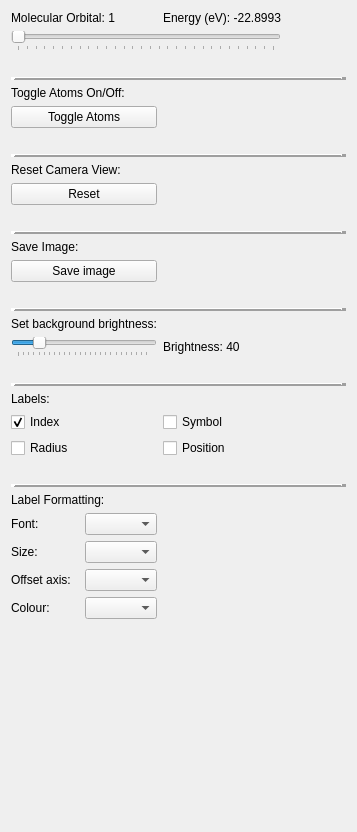
          <widget class="QWidget" name="scrollAreaWidgetContents_2">
           <property name="geometry">
            <rect>
             <x>0</x>
             <y>0</y>
             <width>357</width>
             <height>832</height>
            </rect>
           </property>
           <layout class="QGridLayout" name="gridLayout_9">
            <item row="0" column="0" colspan="2">
             <widget class="QLabel" name="horizontalSliderLabel">
              <property name="text">
               <string>Molecular Orbital: 1</string>
              </property>
             </widget>
            </item>
            <item row="2" column="0">
             <spacer name="verticalSpacer_2">
              <property name="orientation">
               <enum>Qt::Vertical</enum>
              </property>
              <property name="sizeType">
               <enum>QSizePolicy::Fixed</enum>
              </property>
              <property name="sizeHint" stdset="0">
               <size>
                <width>20</width>
                <height>20</height>
               </size>
              </property>
             </spacer>
            </item>
            <item row="3" column="0" colspan="4">
             <widget class="Line" name="line_8">
              <property name="frameShadow">
               <enum>QFrame::Raised</enum>
              </property>
              <property name="lineWidth">
               <number>5</number>
              </property>
              <property name="orientation">
               <enum>Qt::Horizontal</enum>
              </property>
             </widget>
            </item>
            <item row="4" column="0" colspan="2">
             <widget class="QLabel" name="label_7">
              <property name="text">
               <string>Toggle Atoms On/Off:</string>
              </property>
             </widget>
            </item>
            <item row="5" column="0" colspan="2">
             <widget class="QPushButton" name="toggleAtomsButton">
              <property name="text">
               <string>Toggle Atoms</string>
              </property>
              <property name="checkable">
               <bool>true</bool>
              </property>
              <property name="checked">
               <bool>false</bool>
              </property>
             </widget>
            </item>
            <item row="6" column="0">
             <spacer name="verticalSpacer_4">
              <property name="orientation">
               <enum>Qt::Vertical</enum>
              </property>
              <property name="sizeType">
               <enum>QSizePolicy::Fixed</enum>
              </property>
              <property name="sizeHint" stdset="0">
               <size>
                <width>20</width>
                <height>20</height>
               </size>
              </property>
             </spacer>
            </item>
            <item row="7" column="0" colspan="4">
             <widget class="Line" name="line_9">
              <property name="frameShadow">
               <enum>QFrame::Raised</enum>
              </property>
              <property name="lineWidth">
               <number>5</number>
              </property>
              <property name="orientation">
               <enum>Qt::Horizontal</enum>
              </property>
             </widget>
            </item>
            <item row="8" column="0" colspan="2">
             <widget class="QLabel" name="label_26">
              <property name="text">
               <string>Reset Camera View:</string>
              </property>
             </widget>
            </item>
            <item row="9" column="0" colspan="2">
             <widget class="QPushButton" name="resetViewButton">
              <property name="text">
               <string>Reset</string>
              </property>
             </widget>
            </item>
            <item row="10" column="0">
             <spacer name="verticalSpacer_5">
              <property name="orientation">
               <enum>Qt::Vertical</enum>
              </property>
              <property name="sizeType">
               <enum>QSizePolicy::Fixed</enum>
              </property>
              <property name="sizeHint" stdset="0">
               <size>
                <width>20</width>
                <height>20</height>
               </size>
              </property>
             </spacer>
            </item>
            <item row="11" column="0" colspan="4">
             <widget class="Line" name="line_10">
              <property name="frameShadow">
               <enum>QFrame::Raised</enum>
              </property>
              <property name="lineWidth">
               <number>5</number>
              </property>
              <property name="orientation">
               <enum>Qt::Horizontal</enum>
              </property>
             </widget>
            </item>
            <item row="12" column="0">
             <widget class="QLabel" name="label_27">
              <property name="text">
               <string>Save Image:</string>
              </property>
             </widget>
            </item>
            <item row="13" column="0" colspan="2">
             <widget class="QPushButton" name="saveImageButton">
              <property name="text">
               <string>Save image</string>
              </property>
             </widget>
            </item>
            <item row="14" column="0">
             <spacer name="verticalSpacer_6">
              <property name="orientation">
               <enum>Qt::Vertical</enum>
              </property>
              <property name="sizeType">
               <enum>QSizePolicy::Fixed</enum>
              </property>
              <property name="sizeHint" stdset="0">
               <size>
                <width>20</width>
                <height>20</height>
               </size>
              </property>
             </spacer>
            </item>
            <item row="15" column="0" colspan="4">
             <widget class="Line" name="line_11">
              <property name="frameShadow">
               <enum>QFrame::Raised</enum>
              </property>
              <property name="lineWidth">
               <number>5</number>
              </property>
              <property name="orientation">
               <enum>Qt::Horizontal</enum>
              </property>
             </widget>
            </item>
            <item row="16" column="0" colspan="2">
             <widget class="QLabel" name="label_25">
              <property name="text">
               <string>Set background brightness:</string>
              </property>
             </widget>
            </item>
            <item row="17" column="0" colspan="2">
             <widget class="QSlider" name="brightnessSlider">
              <property name="minimum">
               <number>0</number>
              </property>
              <property name="maximum">
               <number>255</number>
              </property>
              <property name="singleStep">
               <number>10</number>
              </property>
              <property name="pageStep">
               <number>10</number>
              </property>
              <property name="value">
               <number>40</number>
              </property>
              <property name="orientation">
               <enum>Qt::Horizontal</enum>
              </property>
              <property name="tickPosition">
               <enum>QSlider::TicksBelow</enum>
              </property>
             </widget>
            </item>
            <item row="18" column="0">
             <spacer name="verticalSpacer_3">
              <property name="orientation">
               <enum>Qt::Vertical</enum>
              </property>
              <property name="sizeType">
               <enum>QSizePolicy::Fixed</enum>
              </property>
              <property name="sizeHint" stdset="0">
               <size>
                <width>20</width>
                <height>20</height>
               </size>
              </property>
             </spacer>
            </item>
            <item row="19" column="0" colspan="4">
             <widget class="Line" name="line_12">
              <property name="frameShadow">
               <enum>QFrame::Raised</enum>
              </property>
              <property name="lineWidth">
               <number>5</number>
              </property>
              <property name="orientation">
               <enum>Qt::Horizontal</enum>
              </property>
             </widget>
            </item>
            <item row="20" column="0">
             <widget class="QLabel" name="label_28">
              <property name="text">
               <string>Labels:</string>
              </property>
             </widget>
            </item>
            <item row="21" column="0">
             <widget class="QCheckBox" name="checkBoxIndex">
              <property name="text">
               <string>Index</string>
              </property>
              <property name="checked">
               <bool>true</bool>
              </property>
             </widget>
            </item>
            <item row="21" column="2">
             <widget class="QCheckBox" name="checkBoxSymbol">
              <property name="text">
               <string>Symbol</string>
              </property>
             </widget>
            </item>
            <item row="22" column="0">
             <widget class="QCheckBox" name="checkBoxRadius">
              <property name="text">
               <string>Radius</string>
              </property>
             </widget>
            </item>
            <item row="22" column="2">
             <widget class="QCheckBox" name="checkBoxPosition">
              <property name="text">
               <string>Position</string>
              </property>
             </widget>
            </item>
            <item row="23" column="0">
             <spacer name="verticalSpacer_7">
              <property name="orientation">
               <enum>Qt::Vertical</enum>
              </property>
              <property name="sizeType">
               <enum>QSizePolicy::Fixed</enum>
              </property>
              <property name="sizeHint" stdset="0">
               <size>
                <width>20</width>
                <height>20</height>
               </size>
              </property>
             </spacer>
            </item>
            <item row="24" column="0" colspan="4">
             <widget class="Line" name="line_13">
              <property name="frameShadow">
               <enum>QFrame::Raised</enum>
              </property>
              <property name="lineWidth">
               <number>5</number>
              </property>
              <property name="orientation">
               <enum>Qt::Horizontal</enum>
              </property>
             </widget>
            </item>
            <item row="25" column="0" colspan="2">
             <widget class="QLabel" name="label_29">
              <property name="text">
               <string>Label Formatting:</string>
              </property>
             </widget>
            </item>
            <item row="26" column="0">
             <widget class="QLabel" name="label_30">
              <property name="text">
               <string>Font:</string>
              </property>
             </widget>
            </item>
            <item row="26" column="1">
             <widget class="QComboBox" name="fontComboBox">
              <property name="currentText">
               <string/>
              </property>
              <property name="currentIndex">
               <number>-1</number>
              </property>
             </widget>
            </item>
            <item row="27" column="0">
             <widget class="QLabel" name="label_31">
              <property name="text">
               <string>Size:</string>
              </property>
             </widget>
            </item>
            <item row="27" column="1">
             <widget class="QComboBox" name="sizeComboBox">
              <property name="currentText">
               <string/>
              </property>
             </widget>
            </item>
            <item row="28" column="0">
             <widget class="QLabel" name="label_32">
              <property name="text">
               <string>Offset axis:</string>
              </property>
             </widget>
            </item>
            <item row="28" column="1">
             <widget class="QComboBox" name="offsetComboBox">
              <property name="currentText">
               <string/>
              </property>
             </widget>
            </item>
            <item row="29" column="0">
             <widget class="QLabel" name="label_38">
              <property name="text">
               <string>Colour:</string>
              </property>
             </widget>
            </item>
            <item row="29" column="1">
             <widget class="QComboBox" name="colourComboBox">
              <property name="currentText">
               <string/>
              </property>
             </widget>
            </item>
            <item row="0" column="2">
             <widget class="QLabel" name="horizontalSliderEnergyLabel">
              <property name="text">
               <string>Energy (eV): -22.8993</string>
              </property>
             </widget>
            </item>
            <item row="30" column="1">
             <spacer name="verticalSpacer_28">
              <property name="orientation">
               <enum>Qt::Vertical</enum>
              </property>
              <property name="sizeType">
               <enum>QSizePolicy::Expanding</enum>
              </property>
              <property name="sizeHint" stdset="0">
               <size>
                <width>20</width>
                <height>20</height>
               </size>
              </property>
             </spacer>
            </item>
            <item row="1" column="0" colspan="3">
             <widget class="QSlider" name="horizontalSlider">
              <property name="autoFillBackground">
               <bool>false</bool>
              </property>
              <property name="maximum">
               <number>29</number>
              </property>
              <property name="pageStep">
               <number>1</number>
              </property>
              <property name="orientation">
               <enum>Qt::Horizontal</enum>
              </property>
              <property name="tickPosition">
               <enum>QSlider::TicksBelow</enum>
              </property>
             </widget>
            </item>
            <item row="17" column="2">
             <widget class="QLabel" name="brightnessSliderLabel">
              <property name="text">
               <string>Brightness: 40</string>
              </property>
             </widget>
            </item>
           </layout>
          </widget>
